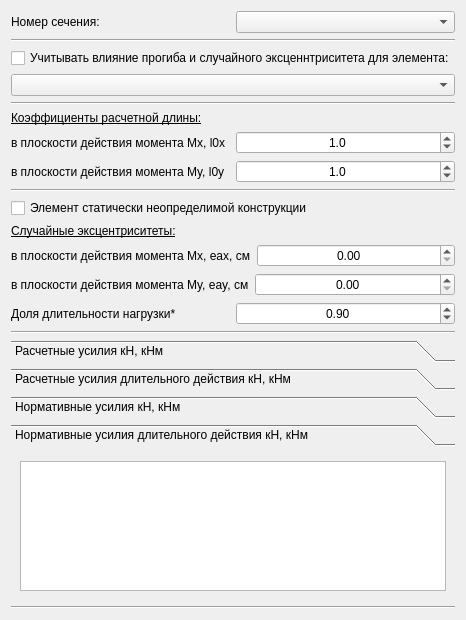
<?xml version="1.0" encoding="UTF-8"?>
<ui version="4.0">
 <class>Form</class>
 <widget class="QWidget" name="Form">
  <property name="geometry">
   <rect>
    <x>0</x>
    <y>0</y>
    <width>431</width>
    <height>620</height>
   </rect>
  </property>
  <property name="windowTitle">
   <string>Form</string>
  </property>
  <layout class="QVBoxLayout" name="verticalLayout_2">
   <item>
    <layout class="QVBoxLayout" name="verticalLayout">
     <item>
      <layout class="QHBoxLayout" name="horizontalLayout">
       <item>
        <widget class="QLabel" name="label">
         <property name="text">
          <string>Номер сечения:</string>
         </property>
        </widget>
       </item>
       <item>
        <widget class="QComboBox" name="cbSectNums"/>
       </item>
      </layout>
     </item>
     <item>
      <widget class="Line" name="line_2">
       <property name="orientation">
        <enum>Qt::Horizontal</enum>
       </property>
      </widget>
     </item>
     <item>
      <widget class="QCheckBox" name="chbDefShema">
       <property name="text">
        <string>Учитывать влияние прогиба и случайного эксценнтриситета для элемента:</string>
       </property>
      </widget>
     </item>
     <item>
      <widget class="QComboBox" name="cbElNums"/>
     </item>
     <item>
      <widget class="Line" name="line">
       <property name="orientation">
        <enum>Qt::Horizontal</enum>
       </property>
      </widget>
     </item>
     <item>
      <widget class="QLabel" name="label_2">
       <property name="font">
        <font>
         <underline>true</underline>
        </font>
       </property>
       <property name="text">
        <string>Коэффициенты расчетной длины:</string>
       </property>
       <property name="textFormat">
        <enum>Qt::PlainText</enum>
       </property>
      </widget>
     </item>
     <item>
      <layout class="QHBoxLayout" name="horizontalLayout_2">
       <item>
        <widget class="QLabel" name="label_3">
         <property name="text">
          <string>в плоскости действия момента Mx, l0x</string>
         </property>
        </widget>
       </item>
       <item>
        <widget class="QDoubleSpinBox" name="doubleSpinBoxL0x">
         <property name="alignment">
          <set>Qt::AlignCenter</set>
         </property>
         <property name="decimals">
          <number>1</number>
         </property>
         <property name="maximum">
          <double>2.000000000000000</double>
         </property>
         <property name="singleStep">
          <double>0.100000000000000</double>
         </property>
         <property name="value">
          <double>1.000000000000000</double>
         </property>
        </widget>
       </item>
      </layout>
     </item>
     <item>
      <layout class="QHBoxLayout" name="horizontalLayout_3">
       <item>
        <widget class="QLabel" name="label_4">
         <property name="text">
          <string>в плоскости действия момента My, l0y</string>
         </property>
        </widget>
       </item>
       <item>
        <widget class="QDoubleSpinBox" name="doubleSpinBoxL0y">
         <property name="alignment">
          <set>Qt::AlignCenter</set>
         </property>
         <property name="decimals">
          <number>1</number>
         </property>
         <property name="maximum">
          <double>2.000000000000000</double>
         </property>
         <property name="singleStep">
          <double>0.100000000000000</double>
         </property>
         <property name="value">
          <double>1.000000000000000</double>
         </property>
        </widget>
       </item>
      </layout>
     </item>
     <item>
      <widget class="Line" name="line_3">
       <property name="orientation">
        <enum>Qt::Horizontal</enum>
       </property>
      </widget>
     </item>
     <item>
      <widget class="QCheckBox" name="checkBoxStatOpr">
       <property name="text">
        <string>Элемент статически неопределимой конструкции</string>
       </property>
      </widget>
     </item>
     <item>
      <widget class="QLabel" name="label_5">
       <property name="font">
        <font>
         <underline>true</underline>
        </font>
       </property>
       <property name="text">
        <string>Случайные эксцентриситеты:</string>
       </property>
      </widget>
     </item>
     <item>
      <layout class="QHBoxLayout" name="horizontalLayout_4">
       <item>
        <widget class="QLabel" name="label_6">
         <property name="text">
          <string>в плоскости действия момента Mx, eax, cм</string>
         </property>
        </widget>
       </item>
       <item>
        <widget class="QDoubleSpinBox" name="doubleSpinBoxEax">
         <property name="alignment">
          <set>Qt::AlignCenter</set>
         </property>
         <property name="singleStep">
          <double>0.100000000000000</double>
         </property>
        </widget>
       </item>
      </layout>
     </item>
     <item>
      <layout class="QHBoxLayout" name="horizontalLayout_5">
       <item>
        <widget class="QLabel" name="label_7">
         <property name="text">
          <string>в плоскости действия момента My, eay, cм</string>
         </property>
        </widget>
       </item>
       <item>
        <widget class="QDoubleSpinBox" name="doubleSpinBoxEay">
         <property name="alignment">
          <set>Qt::AlignCenter</set>
         </property>
         <property name="singleStep">
          <double>0.100000000000000</double>
         </property>
        </widget>
       </item>
      </layout>
     </item>
     <item>
      <layout class="QHBoxLayout" name="horizontalLayout_6">
       <item>
        <widget class="QLabel" name="label_8">
         <property name="text">
          <string>Доля длительности нагрузки*</string>
         </property>
        </widget>
       </item>
       <item>
        <widget class="QDoubleSpinBox" name="doubleSpinBoxKdl">
         <property name="alignment">
          <set>Qt::AlignCenter</set>
         </property>
         <property name="singleStep">
          <double>0.010000000000000</double>
         </property>
         <property name="value">
          <double>0.900000000000000</double>
         </property>
        </widget>
       </item>
      </layout>
     </item>
     <item>
      <widget class="Line" name="line_5">
       <property name="orientation">
        <enum>Qt::Horizontal</enum>
       </property>
      </widget>
     </item>
     <item>
      <widget class="QToolBox" name="toolBox">
       <property name="frameShape">
        <enum>QFrame::NoFrame</enum>
       </property>
       <property name="frameShadow">
        <enum>QFrame::Plain</enum>
       </property>
       <property name="currentIndex">
        <number>3</number>
       </property>
       <widget class="QWidget" name="pageC">
        <property name="geometry">
         <rect>
          <x>0</x>
          <y>0</y>
          <width>411</width>
          <height>169</height>
         </rect>
        </property>
        <attribute name="label">
         <string>Расчетные усилия кН, кНм</string>
        </attribute>
        <layout class="QVBoxLayout" name="verticalLayout_4">
         <item>
          <layout class="QVBoxLayout" name="verticalLayout_3">
           <item>
            <widget class="QTableView" name="tableViewC"/>
           </item>
          </layout>
         </item>
        </layout>
       </widget>
       <widget class="QWidget" name="pageCL">
        <attribute name="label">
         <string>Расчетные усилия длительного действия кН, кНм</string>
        </attribute>
        <layout class="QVBoxLayout" name="verticalLayout_6">
         <item>
          <layout class="QVBoxLayout" name="verticalLayout_5">
           <item>
            <widget class="QTableView" name="tableViewCL"/>
           </item>
          </layout>
         </item>
        </layout>
       </widget>
       <widget class="QWidget" name="pageN">
        <attribute name="label">
         <string>Нормативные усилия кН, кНм</string>
        </attribute>
        <layout class="QVBoxLayout" name="verticalLayout_8">
         <item>
          <layout class="QVBoxLayout" name="verticalLayout_7">
           <item>
            <widget class="QTableView" name="tableViewN"/>
           </item>
          </layout>
         </item>
        </layout>
       </widget>
       <widget class="QWidget" name="pageNL">
        <property name="geometry">
         <rect>
          <x>0</x>
          <y>0</y>
          <width>411</width>
          <height>169</height>
         </rect>
        </property>
        <attribute name="label">
         <string>Нормативные усилия длительного действия кН, кНм</string>
        </attribute>
        <layout class="QVBoxLayout" name="verticalLayout_10">
         <item>
          <layout class="QVBoxLayout" name="verticalLayout_9">
           <item>
            <widget class="QTableView" name="tableViewNL"/>
           </item>
          </layout>
         </item>
        </layout>
       </widget>
      </widget>
     </item>
     <item>
      <widget class="Line" name="line_4">
       <property name="orientation">
        <enum>Qt::Horizontal</enum>
       </property>
      </widget>
     </item>
    </layout>
   </item>
  </layout>
 </widget>
 <resources/>
 <connections/>
</ui>
